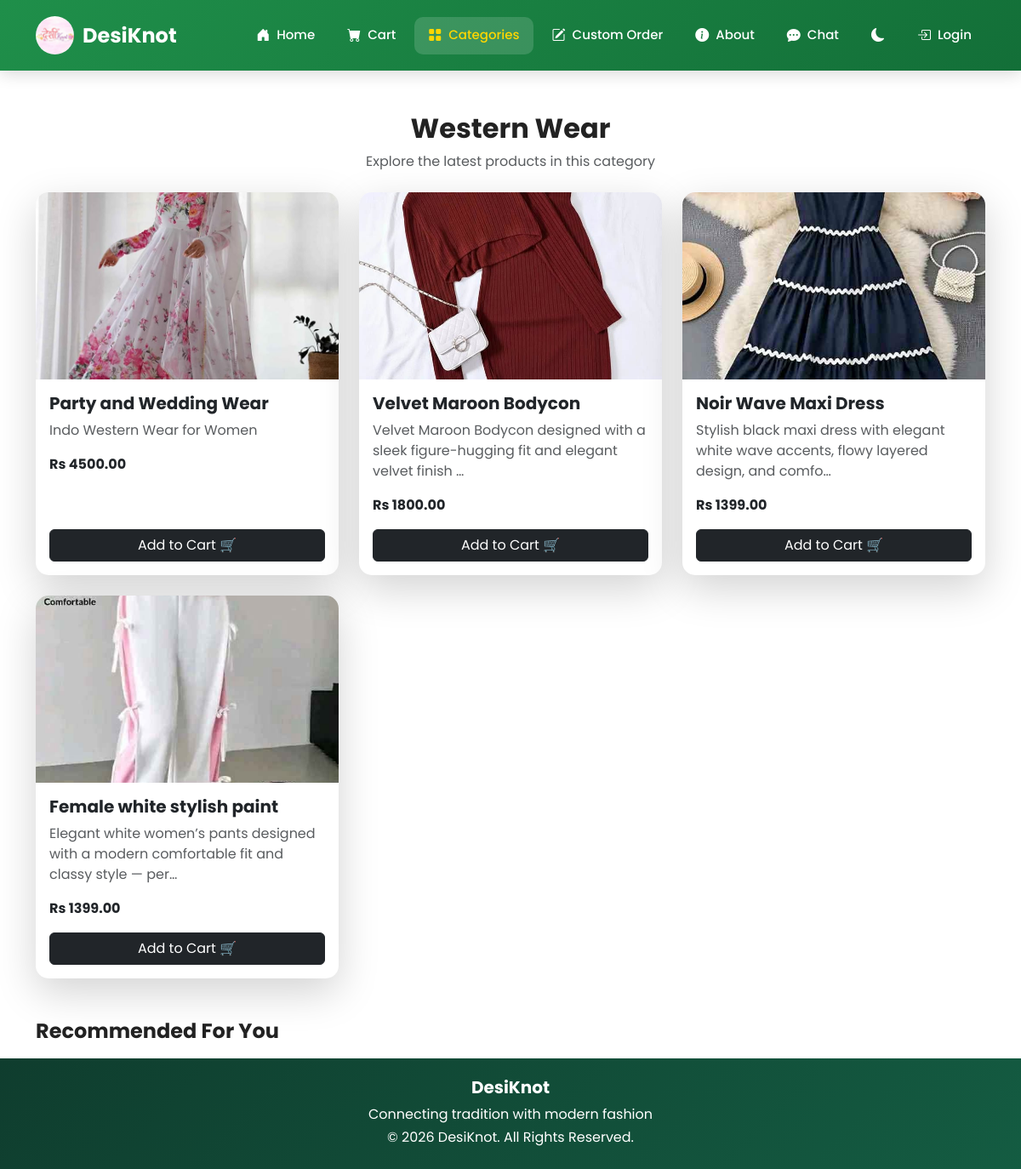
Page /category/western-wear/ on the committed database.
### DesiKnot_App/models.py (models this page shows, shortened)
class Category(models.Model):
    name = models.CharField(max_length=100)
    slug = models.SlugField(unique=True, blank=True)
    image = models.ImageField(upload_to="categories/", blank=True, null=True)

class Product(models.Model):
    owner = models.ForeignKey(
        User,
        on_delete=models.CASCADE,
        related_name="products",
        null=True,
        blank=True
    )
    business = models.ForeignKey(
        Business,
        on_delete=models.CASCADE,
        related_name="products",
        null=True,
        blank=True
    )
    category = models.ForeignKey(
        Category,
        on_delete=models.SET_NULL,
        null=True,
        blank=True,
        related_name="products"
    )
    name = models.CharField(max_length=200)
    slug = models.SlugField(unique=True, null=True, blank=True)
    price = models.DecimalField(max_digits=10, decimal_places=2)
    sale_price = models.DecimalField(
        max_digits=10,
        decimal_places=2,
        blank=True,
        null=True,
        help_text="Leave empty if there is no discount."
    )
    description = models.TextField()
    image = models.ImageField(
        upload_to="products/",
        validators=[validate_image_size],
        blank=True,
        null=True
    )
    stock = models.PositiveIntegerField(default=0)
    is_available = models.BooleanField(default=True)
    created_at = models.DateTimeField(auto_now_add=True)
    cost_price = models.DecimalField(
        max_digits=10, decimal_places=2, null=True, blank=True,
        help_text="Owner's cost per unit — used for profit margin calculation"
    )

### DesiKnot_App/views.py (the view)
# urls.py: path('category/<slug:slug>/', views.category_products, name='category_products'),
def category_products(request, slug):
    category = Category.objects.get(slug=slug)
    products = Product.objects.filter(category=category)
    return render(request, "DesiKnot_App/category_products.html", {
        "category": category,
        "products": products
    })

### DesiKnot_App/context_processors.py (called while the page is built, shortened)
def unread_messages_count(request):
    if not request.user.is_authenticated:
        return {}

def categories_processor(request):
    return {
        "categories": Category.objects.prefetch_related("types").all()
    }

def wishlist_processor(request):
    if not request.user.is_authenticated:
        return {
            "wishlist_count": 0
        }
    count = Wishlist.objects.filter(user=request.user).count()
    return {
        "wishlist_count": count
    }

def order_notifications_count(request):
    if not request.user.is_authenticated:
        return {}

### DesiKnot_App/templates/DesiKnot_App/category_products.html (shortened to what this page needs)
{% extends 'DesiKnot_App/base.html' %}
{% load static %}
{% block content %}
<div class="container mt-4">
    <div class="text-center mb-4">
        <h2 class="fw-bold">{{ category.name }}</h2>
        <p class="text-muted">Explore the latest products in this category</p>
    </div>
    <div class="row row-cols-1 row-cols-md-3 g-4">
        {% for product in products %}
        <div class="col">
            <div class="card h-100 shadow-lg border-0 desiknot-card">
                <a href="{% url 'product_detail' product.slug %}">
                    {% if product.image %}
                        <img src="{{ product.image.url }}" class="card-img-top product-img">
                    {% else %}
                        <img src="{% static 'images/logo.jpeg' %}" class="card-img-top product-img">
                    {% endif %}
                </a>
                <div class="card-body d-flex flex-column">
                    <h5 class="card-title fw-bold">{{ product.name }}</h5>
                    <p class="text-muted">
                        {{ product.description|truncatechars:90 }}
                    </p>
                    <p class="fw-bold text-dark">
                        Rs {{ product.price }}
                    </p>
                    <form method="post" action="{% url 'add_to_cart' product.id %}" class="mt-auto">
                        <button type="submit" class="btn btn-dark w-100">
                            Add to Cart 🛒
                        </button>
                    </form>
                </div>
            </div>
        </div>
        {% empty %}
        <div class="text-center">
            <p class="text-muted">No products found in this category.</p>
        </div>
        {% endfor %}
    </div>
</div>
<div class="container mt-5">
    <h4 class="fw-bold mb-3">Recommended For You</h4>
</div>
{% endblock %}

### DesiKnot_App/templates/DesiKnot_App/base.html (style rules this page uses)
:root { --bg:#ffffff; --text:#222; --card:#ffffff; --nav:linear-gradient(135deg,#1f8f4a,#136f38); --footer:linear-gradient(135deg,#0f3d2e,#145c42); --accent:#FFD700; }
body { font-family:'Poppins',sans-serif; background:var(--bg); color:var(--text); margin:0; display:flex; flex-direction:column; min-height:100vh; transition:0.3s ease; }

### DesiKnot_App/templates/DesiKnot_App/category_products.html (style rules this page uses)
.product-img { height: 220px; object-fit: cover; border-radius: 15px 15px 0 0; transition: 0.3s; }
.desiknot-card { border-radius: 15px; transition: 0.3s; }

### rows in the picture
Category: name "Western Wear"
Product: image (picture), name "Party and Wedding Wear", description "Indo Western Wear for Women", price "4500.00"
Product: image (picture), name "Velvet Maroon Bodycon", description "Velvet Maroon Bodycon designed with a sleek figure-hugging fit and elegant velvet finish …", price "1800.00"
Product: image (picture), name "Noir Wave Maxi Dress", description "Stylish black maxi dress with elegant white wave accents, flowy layered design, and comfo…", price "1399.00"
Product: image (picture), name "Female white stylish paint", description "Elegant white women’s pants designed with a modern comfortable fit and classy style — per…", price "1399.00"
